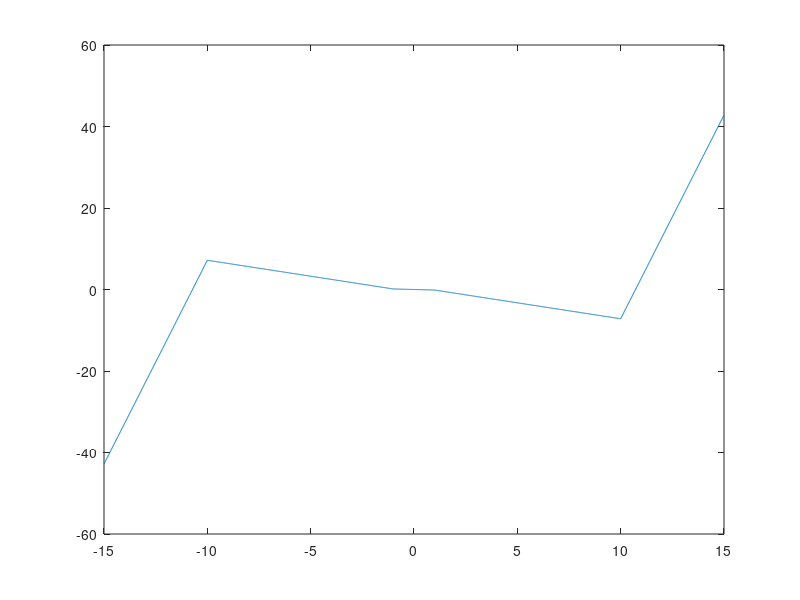

The MATLAB source for this figure: (Note: this script raises an error after producing the figure.)
clear all; close all; clc;

m1=10;
m2=0.3247;
m3=-10.783/2;

s=-15:0.01:15;
phi=m1*s+m2*(abs(s+1)-abs(s-1))+m3*(abs(s+10)-abs(s-10))


plot(s,phi)

S=0.5*x1^2 + beta*x2^2 - x2*x3 + x3^2;


